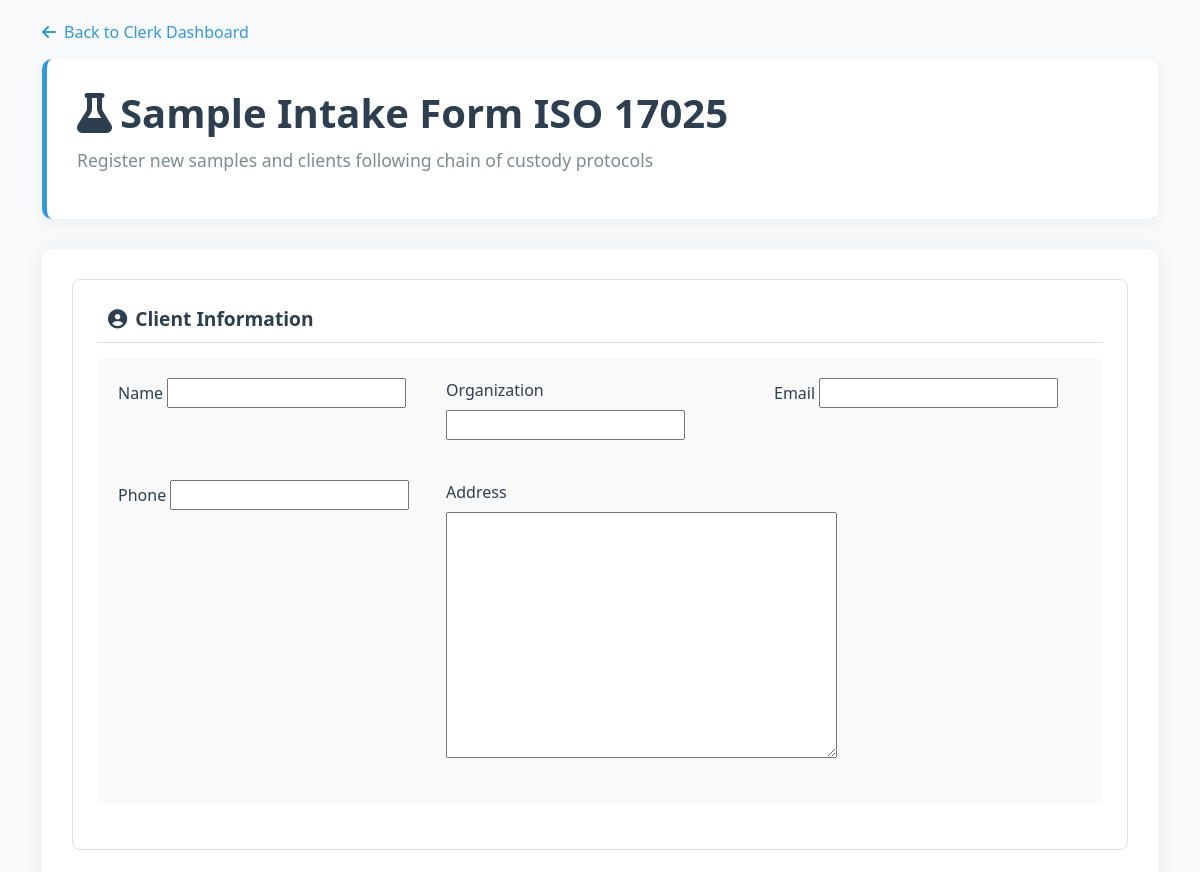
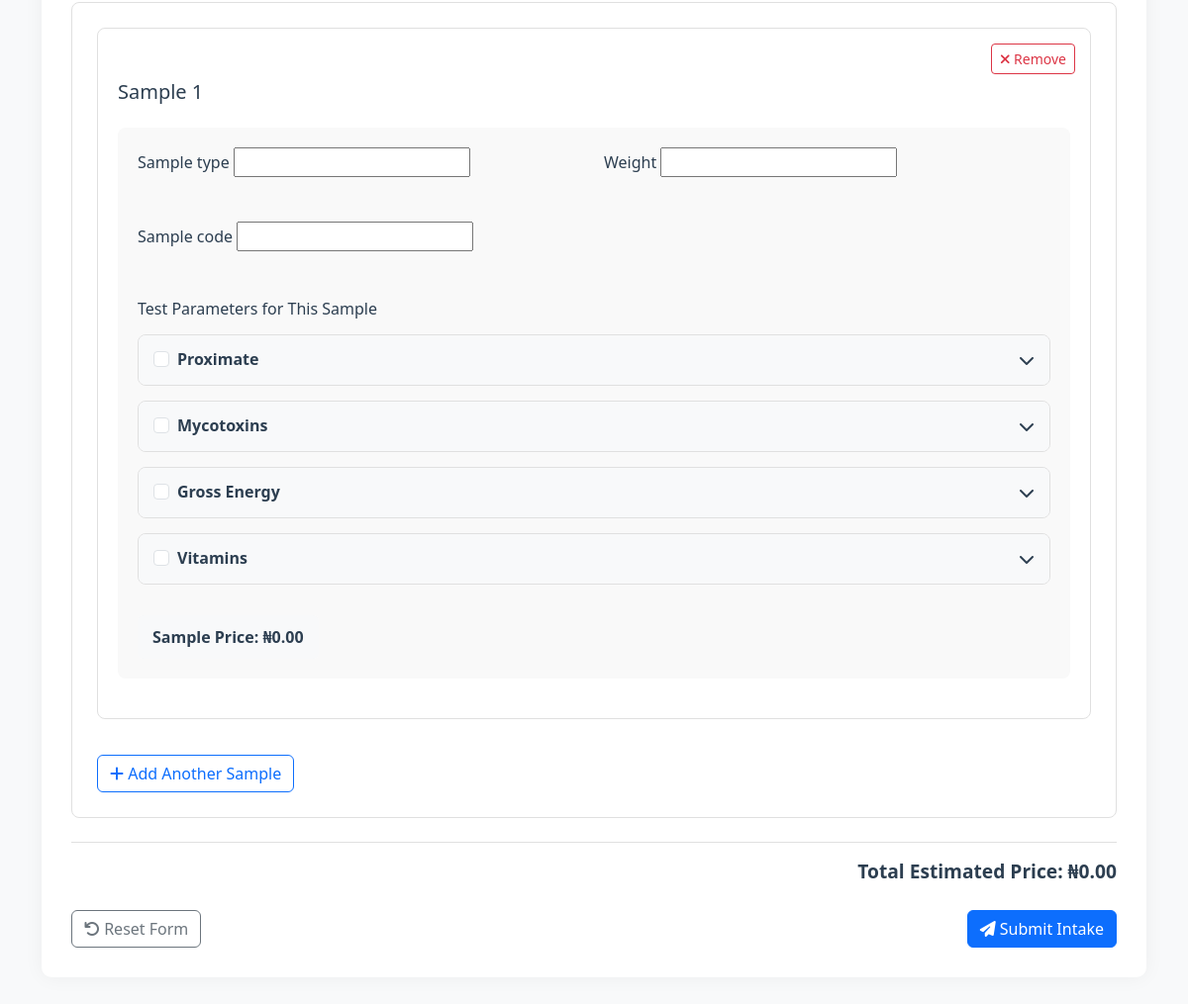
Page /intake/ (signed in) on the committed database (2 pictures, top to bottom).
### lims/models/parameter.py (models this page shows, shortened)
class ParameterGroup(models.Model):
    name = models.CharField(max_length=100)
    is_extension = models.BooleanField(default=False)

### lims/views/sample_intake.py (the view)
# urls.py: path("intake/", views.sample_intake_view, name="sample_intake"),
@csrf_protect
@login_required
def sample_intake_view(request):
    SampleFormSet = formset_factory(SampleFormWithParameters, extra=1)
    if request.method == 'POST':
        client_form = ClientForm(request.POST)
        sample_formset = SampleFormSet(request.POST, prefix='samples')
        if client_form.is_valid() and sample_formset.is_valid():
            client = client_form.save(commit=False)
            client.client_id = generate_client_id()
            client.token = generate_token()
            client.save()
            for form in sample_formset:
                sample = form.save(commit=False)
                sample.client = client
                sample.status = SampleStatus.RECEIVED
                sample.save()
                for param in form.cleaned_data['parameters']:
                    TestAssignment.objects.create(sample=sample, parameter=param)
            sample_count = len(sample_formset)
            client_name = client.name
            client_id = client.client_id
            clerk_name = request.user.get_full_name()
            managers = User.objects.filter(role=RoleChoices.MANAGER, is_active=True)
            for manager in managers:
                print(f"📧 Manager email: {manager.email}")
                notify_lab_manager_on_submission(
                    manager.email,
                    sample_count,
                    client_name,
                    client_id,
                    clerk_name
                )
            return redirect('intake_confirmation', client_id=client.client_id)
    else:
        client_form = ClientForm()
        sample_formset = SampleFormSet(prefix='samples')
    group_map = defaultdict(list)
    for param in Parameter.objects.select_related("group").all():
        group_map[param.group.name].append(param)
    parameter_groups = [{'name': k, 'parameters': v} for k, v in group_map.items()]
    return render(request, 'lims/sample_intake.html', {
        'client_form': client_form,
        'sample_formset': sample_formset,
        'parameter_groups': parameter_groups,
    })

### lims/forms.py
class ClientForm(forms.ModelForm):
    class Meta:
        model = Client
        fields = ['name', 'organization', 'email', 'phone', 'address']

### lims/templates/lims/sample_intake.html (shortened to what this page needs)
{% load static %}
<!DOCTYPE html>
<html lang="en">
<head>
  <link href="https://cdn.jsdelivr.net/npm/bootstrap@5.3.0/dist/css/bootstrap.min.css" rel="stylesheet">
  <link href="https://cdnjs.cloudflare.com/ajax/libs/font-awesome/6.4.0/css/all.min.css" rel="stylesheet">
</head>
<body>
  <div class="container">
    <a href="{% url 'clerk_dashboard' %}" class="dashboard-link">
      <i class="fas fa-arrow-left"></i> Back to Clerk Dashboard
    </a>
    <div class="header">
      <h1>
        <i class="fas fa-flask me-2"></i>Sample Intake Form
        <span class="compliance-badge">ISO 17025</span>
      </h1>
      <p class="subtitle">
        Register new samples and clients following chain of custody protocols
      </p>
    </div>
    <div class="form-container">
      <form method="post" id="sample-intake-form" name="sample-intake-form">
        <fieldset class="mb-4">
          <legend><i class="fas fa-user-circle me-2"></i>Client Information</legend>
          <div class="form-section">
            <div class="form-grid">
              {% for field in client_form %}
                <div class="form-group">
                  <label for="{{ field.id_for_label }}" class="form-label">{{ field.label }}</label>
                  {{ field }}
                </div>
              {% endfor %}
            </div>
          </div>
        </fieldset>
        <fieldset class="mb-4">
          <legend>Sample Details</legend>
          <div id="sample-forms-container">
            {% for form in sample_formset %}
              <div class="sample-form" data-index="{{ forloop.counter0 }}">
                <button type="button" class="btn btn-sm btn-outline-danger remove-sample-btn">
                  <i class="fas fa-times"></i> Remove
                </button>
                <h5 class="mb-4">Sample {{ forloop.counter }}</h5>
                <div class="form-section">
                  <div class="form-grid">
                    {% for field in form.visible_fields %}
                      {% if field.name != 'parameters' %}
                        <div class="form-group">
                          <label for="{{ field.id_for_label }}" class="form-label">{{ field.label }}</label>
                          {{ field }}
                        </div>
                      {% endif %}
                    {% endfor %}
                  </div>
                  <div class="sample-parameters mt-4">
                    <h6 class="mb-3">Test Parameters for This Sample</h6>
                    {% for group in parameter_groups %}
                      <div class="parameter-group">
                        <div class="parameter-group-header">
                          <div class="form-check">
                            <input class="form-check-input group-check" type="checkbox"
                                   data-group="{{ group.name }}" data-sample="{{ forloop.parentloop.counter0 }}">
                            <label class="form-check-label fw-bold">{{ group.name }}</label>
                          </div>
                          <i class="fas fa-chevron-down toggle-arrow"></i>
                        </div>
                      </div>
                    {% endfor %}
                    <div class="sample-price mt-3">
                      Sample Price: ₦<span class="sample-price-value">0.00</span>
                    </div>
                  </div>
                </div>
              </div>
            {% endfor %}
          </div>
          <button type="button" id="add-sample-btn" class="btn btn-outline-primary mt-3">
            <i class="fas fa-plus"></i> Add Another Sample
          </button>
        </fieldset>
        <div class="total-price">
          Total Estimated Price: ₦<span id="total-price">0.00</span>
        </div>
        <div class="d-flex justify-content-between mt-4">
          <button type="reset" class="btn btn-outline-secondary">
            <i class="fas fa-undo"></i> Reset Form
          </button>
          <button type="submit" class="btn btn-primary">
            <i class="fas fa-paper-plane"></i> Submit Intake
          </button>
        </div>
      </form>
    </div>
  </div>
</body>
</html>

### lims/templates/lims/sample_intake.html (style rules this page uses)
:root { --primary-color: #2c3e50; --secondary-color: #34495e; --accent-color: #3498db; --success-color: #27ae60; --light-gray: #ecf0f1; --dark-gray: #7f8c8d; }
body { font-family: 'Segoe UI', 'Inter', sans-serif; background-color: #f8f9fa; color: var(--primary-color); padding: 20px; }
.header { background-color: white; padding: 30px; border-radius: 10px; box-shadow: 0 4px 12px rgba(0, 0, 0, 0.05); margin-bottom: 30px; border-left: 5px solid var(--accent-color); }
h1 { color: var(--primary-color); font-weight: 700; margin-bottom: 10px; }
.subtitle { color: var(--dark-gray); font-size: 1.1rem; }
.form-container { background-color: white; border-radius: 10px; box-shadow: 0 0 20px rgba(0,0,0,0.05); padding: 30px; margin-bottom: 30px; }
fieldset { border: 1px solid #e0e0e0; border-radius: 8px; padding: 25px; margin-bottom: 25px; }
legend { font-weight: 600; color: var(--primary-color); padding: 0 10px; width: auto; font-size: 1.2rem; margin-bottom: 15px; border-bottom: 1px solid #e0e0e0; padding-bottom: 8px; width: 100%; }
.form-section { background-color: #f9f9f9; border-radius: 8px; padding: 20px; margin-bottom: 20px; }
.sample-form { border: 1px solid #e0e0e0; border-radius: 8px; padding: 20px; margin-bottom: 20px; position: relative; background-color: white; }
.parameter-group { margin-bottom: 15px; background-color: white; border-radius: 8px; border: 1px solid #e0e0e0; overflow: hidden; }
.parameter-group-header { padding: 12px 15px; background-color: #f8f9fa; cursor: pointer; display: flex; justify-content: space-between; align-items: center; }
.sample-price { font-weight: 600; color: var(--primary-color); background-color: #f8f9fa; padding: 10px 15px; border-radius: 6px; margin-top: 15px; display: inline-block; }
.total-price { font-size: 1.2rem; font-weight: 600; color: var(--primary-color); text-align: right; margin-top: 20px; padding-top: 15px; border-top: 1px solid #e0e0e0; }
.remove-sample-btn { position: absolute; top: 15px; right: 15px; }
.form-label { font-weight: 500; margin-bottom: 8px; }
.dashboard-link { display: inline-flex; align-items: center; color: var(--accent-color); text-decoration: none; margin-bottom: 15px; transition: color 0.2s; font-weight: 500; }
.dashboard-link i { margin-right: 8px; }
.form-grid { display: grid; grid-template-columns: repeat(auto-fill, minmax(300px, 1fr)); gap: 20px; }
.form-group { margin-bottom: 20px; }

### rows in the picture
ParameterGroup: name "Proximate"
ParameterGroup: name "Mycotoxins"
ParameterGroup: name "Gross Energy"
ParameterGroup: name "Vitamins"

### other values in the picture
{{ field.label }} "Name" "Organization" "Email" "Phone" "Address"
{{ field.label }} "Sample type" "Weight" "Sample code"
